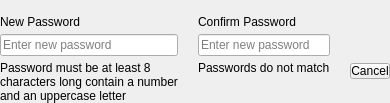
                       <widget class="QFrame" name="profile_new_pass_frame">
                        <property name="minimumSize">
                         <size>
                          <width>0</width>
                          <height>100</height>
                         </size>
                        </property>
                        <property name="frameShape">
                         <enum>QFrame::NoFrame</enum>
                        </property>
                        <property name="frameShadow">
                         <enum>QFrame::Raised</enum>
                        </property>
                        <layout class="QHBoxLayout" name="profile_new_pass_layout">
                         <property name="spacing">
                          <number>20</number>
                         </property>
                         <property name="leftMargin">
                          <number>0</number>
                         </property>
                         <property name="topMargin">
                          <number>15</number>
                         </property>
                         <property name="rightMargin">
                          <number>0</number>
                         </property>
                         <property name="bottomMargin">
                          <number>0</number>
                         </property>
                         <item alignment="Qt::AlignTop">
                          <widget class="QFrame" name="profile_new_pass_inframe">
                           <property name="frameShape">
                            <enum>QFrame::NoFrame</enum>
                           </property>
                           <property name="frameShadow">
                            <enum>QFrame::Raised</enum>
                           </property>
                           <layout class="QVBoxLayout" name="profile_new_pass_inlayout">
                            <property name="spacing">
                             <number>5</number>
                            </property>
                            <property name="leftMargin">
                             <number>0</number>
                            </property>
                            <property name="topMargin">
                             <number>0</number>
                            </property>
                            <property name="rightMargin">
                             <number>0</number>
                            </property>
                            <property name="bottomMargin">
                             <number>0</number>
                            </property>
                            <item>
                             <widget class="QLabel" name="profile_new_pass">
                              <property name="text">
                               <string>New Password</string>
                              </property>
                             </widget>
                            </item>
                            <item>
                             <widget class="QLineEdit" name="profile_new_pass_input">
                              <property name="echoMode">
                               <enum>QLineEdit::Password</enum>
                              </property>
                              <property name="placeholderText">
                               <string>Enter new password</string>
                              </property>
                             </widget>
                            </item>
                            <item>
                             <widget class="QLabel" name="profile_error_pass">
                              <property name="minimumSize">
                               <size>
                                <width>0</width>
                                <height>35</height>
                               </size>
                              </property>
                              <property name="maximumSize">
                               <size>
                                <width>395</width>
                                <height>16777215</height>
                               </size>
                              </property>
                              <property name="focusPolicy">
                               <enum>Qt::NoFocus</enum>
                              </property>
                              <property name="styleSheet">
                               <string notr="true"/>
                              </property>
                              <property name="frameShape">
                               <enum>QFrame::NoFrame</enum>
                              </property>
                              <property name="text">
                               <string>Password must be at least 8 characters long contain a number and an uppercase letter</string>
                              </property>
                              <property name="alignment">
                               <set>Qt::AlignLeading|Qt::AlignLeft|Qt::AlignTop</set>
                              </property>
                              <property name="wordWrap">
                               <bool>true</bool>
                              </property>
                              <property name="margin">
                               <number>0</number>
                              </property>
                             </widget>
                            </item>
                           </layout>
                          </widget>
                         </item>
                         <item alignment="Qt::AlignTop">
                          <widget class="QFrame" name="profile_new_pass2_inframe">
                           <property name="frameShape">
                            <enum>QFrame::NoFrame</enum>
                           </property>
                           <property name="frameShadow">
                            <enum>QFrame::Raised</enum>
                           </property>
                           <layout class="QVBoxLayout" name="profile_new_pass2_inlayout">
                            <property name="spacing">
                             <number>5</number>
                            </property>
                            <property name="leftMargin">
                             <number>0</number>
                            </property>
                            <property name="topMargin">
                             <number>0</number>
                            </property>
                            <property name="rightMargin">
                             <number>0</number>
                            </property>
                            <property name="bottomMargin">
                             <number>0</number>
                            </property>
                            <item>
                             <widget class="QLabel" name="profile_new_pass2">
                              <property name="text">
                               <string>Confirm Password</string>
                              </property>
                             </widget>
                            </item>
                            <item>
                             <widget class="QLineEdit" name="profile_new_pass2_input">
                              <property name="echoMode">
                               <enum>QLineEdit::Password</enum>
                              </property>
                              <property name="placeholderText">
                               <string>Enter new password</string>
                              </property>
                             </widget>
                            </item>
                            <item>
                             <widget class="QLabel" name="profile_error_pass2">
                              <property name="focusPolicy">
                               <enum>Qt::NoFocus</enum>
                              </property>
                              <property name="styleSheet">
                               <string notr="true"/>
                              </property>
                              <property name="text">
                               <string>Passwords do not match</string>
                              </property>
                              <property name="alignment">
                               <set>Qt::AlignLeading|Qt::AlignLeft|Qt::AlignVCenter</set>
                              </property>
                             </widget>
                            </item>
                           </layout>
                          </widget>
                         </item>
                         <item alignment="Qt::AlignVCenter">
                          <widget class="QPushButton" name="profile_pass_cancel_butt">
                           <property name="cursor">
                            <cursorShape>PointingHandCursor</cursorShape>
                           </property>
                           <property name="styleSheet">
                            <string notr="true">margin-top: 25px;</string>
                           </property>
                           <property name="text">
                            <string>Cancel</string>
                           </property>
                          </widget>
                         </item>
                        </layout>
                       </widget>
